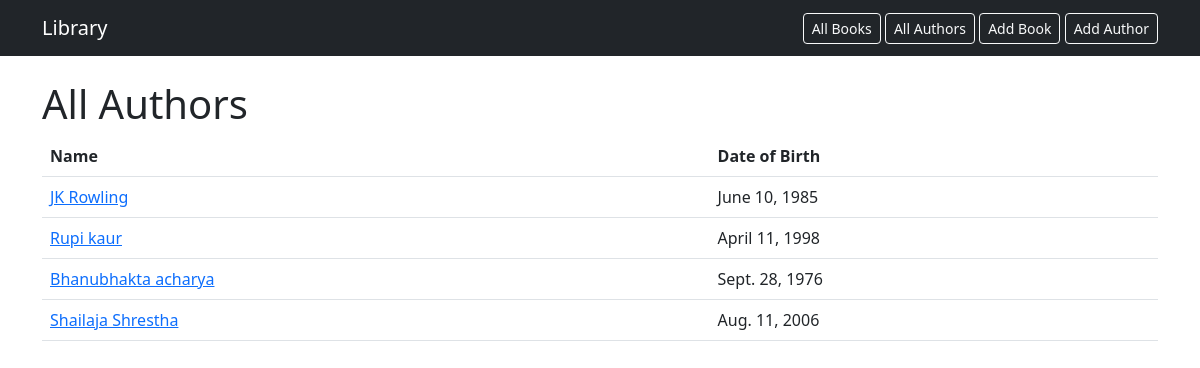
Screenshot of /authors/ with the database file from the repository.
### library/models.py (models this page shows, shortened)
class Author(models.Model):
    name = models.CharField(max_length = 100)
    bio = models.TextField(blank = True)
    date_of_birth = models.DateField(blank=True, null=True)

### library/views.py (the view)
# urls.py: path('authors/', views.author_list, name='author_list'),
def author_list(request):
    authors = Author.objects.all()
    return render(request, "author_list.html", {"authors": authors})

### library/templates/author_list.html (shortened to what this page needs)
{% extends 'base.html' %}
{% block content %}
<h1>All Authors</h1>
<table class="table">
    <thead>
        <tr>
            <th>Name</th>
            <th>Date of Birth</th>
        </tr>
    </thead>
    <tbody>
    {% for author in authors %}
        <tr>
            <td>
                <a href="{% url 'author_detail' author.pk %}">
                    {{ author.name }}
                </a>
            </td>
            <td>{{ author.date_of_birth|default:"Unknown" }}</td>
        </tr>
    {% empty %}
        <tr>
            <td colspan="2">No authors yet.</td>
        </tr>
    {% endfor %}
    </tbody>
</table>
{% endblock %}

### rows the page displays
Author: name "JK Rowling", date_of_birth "June 10, 1985"
Author: name "Rupi kaur", date_of_birth "April 11, 1998"
Author: name "Bhanubhakta acharya", date_of_birth "Sept. 28, 1976"
Author: name "Shailaja Shrestha", date_of_birth "Aug. 11, 2006"
